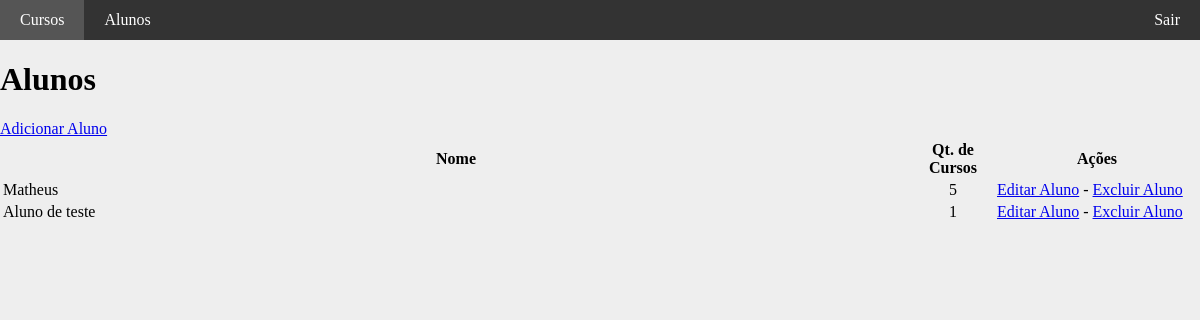
Screenshot of /painel/alunos (signed in) with the database file from the repository.
### tables this page shows
CREATE TABLE `alunos` (
  `id` int(11) unsigned NOT NULL AUTO_INCREMENT,
  `nome` varchar(50) NOT NULL DEFAULT '',
  `email` varchar(100) NOT NULL DEFAULT '',
  `senha` varchar(32) NOT NULL DEFAULT '',
  PRIMARY KEY (`id`)
);

### painel/core/Controller.php (called while the page is built, shortened)
<?php
class controller {
	public function loadTemplate($viewName, $viewData = array()) {
		include 'views/template.php';
	}
	public function loadViewInTemplate($viewName, $viewData) {
		extract($viewData);
		include 'views/'.$viewName.'.php';
	}
}

### painel/controllers/alunosController.php (called while the page is built, shortened)
<?php
class alunosController extends controller {
	public function index() {
		$dados = array(
			'alunos' => array()
		);
		$alunos = new Alunos();
		$dados['alunos'] = $alunos->getAlunos();
		$this->loadTemplate('alunos', $dados);
	}
}

### painel/core/Core.php (called while the page is built, shortened)
<?php
class Core {
	public function run() {
		$url = explode("index.php", $_SERVER["PHP_SELF"]);
		$url = end($url);
		$params = array();
		if(!empty($url)) {
			$url = explode('/', $url);
			array_shift($url);
			array_shift($url);
			if(isset($url[0])) {
				$currentAction = $url[0];
				array_shift($url);
			} else {
				$currentAction = 'index';
			}
		} else {
			$currentController = 'homeController';
			$currentAction = 'index';
		}
		$c = new $currentController();
		call_user_func_array(array($c, $currentAction), $params);
	}
}

### painel/index.php (called while the page is built, shortened)
<?php
require 'config.php';
$core = new Core();
$core->run();
?>

### painel/config.php (called while the page is built, shortened)
<?php
$config = array();
if(ENVIRONMENT == 'development') {
	$config['dbname'] = 'ead';
	$config['host'] = 'localhost';
	$config['dbuser'] = 'root';
	$config['dbpass'] = '';
} else {
	$config['dbname'] = 'ead';
	$config['host'] = 'localhost';
	$config['dbuser'] = 'root';
	$config['dbpass'] = '';
}
?>

### painel/core/Model.php (called while the page is built, shortened)
<?php
class model {
	public function __construct() {
		global $config;
		$this->db = new PDO("mysql:dbname=".$config['dbname'].";host=".$config['host'], $config['dbuser'], $config['dbpass']);
	}
}
?>

### painel/models/alunos.php (called while the page is built, shortened)
<?php
class Alunos extends model {
	public function getAlunos() {
		$array = array();
		$sql = "SELECT
			*,
			(select count(*) from aluno_curso where aluno_curso.id_aluno = alunos.id) as qtcursos
		FROM alunos";
		$sql = $this->db->query($sql);
		if($sql->rowCount() > 0) {
			$array = $sql->fetchAll();
		}
		return $array;
	}
}
?>

### painel/views/alunos.php (the view)
<h1>Alunos</h1>
<a href="<?php echo BASE; ?>alunos/adicionar">Adicionar Aluno</a><br/>
<table border="0" width="100%">
	<tr>
		<th>Nome</th>
		<th width="80">Qt. de Cursos</th>
		<th>Ações</th>
	</tr>
	<?php foreach($alunos as $aluno): ?>
	<tr>
		<td><?php echo $aluno['nome']; ?></td>
		<td align="center"><?php echo $aluno['qtcursos']; ?></td>
		<td width="200">
			<a href="<?php echo BASE; ?>alunos/editar/<?php echo $aluno['id']; ?>">Editar Aluno</a> -
			<a href="<?php echo BASE; ?>alunos/excluir/<?php echo $aluno['id']; ?>">Excluir Aluno</a>
		</td>
	</tr>
	<?php endforeach; ?>
</table>

### painel/assets/css/template.css (style rules this page uses)
body { margin:0; background-color:#EEE; }

### rows the page displays
alunos: nome "Matheus", qtcursos "5"
alunos: nome "Aluno de teste", qtcursos "1"
